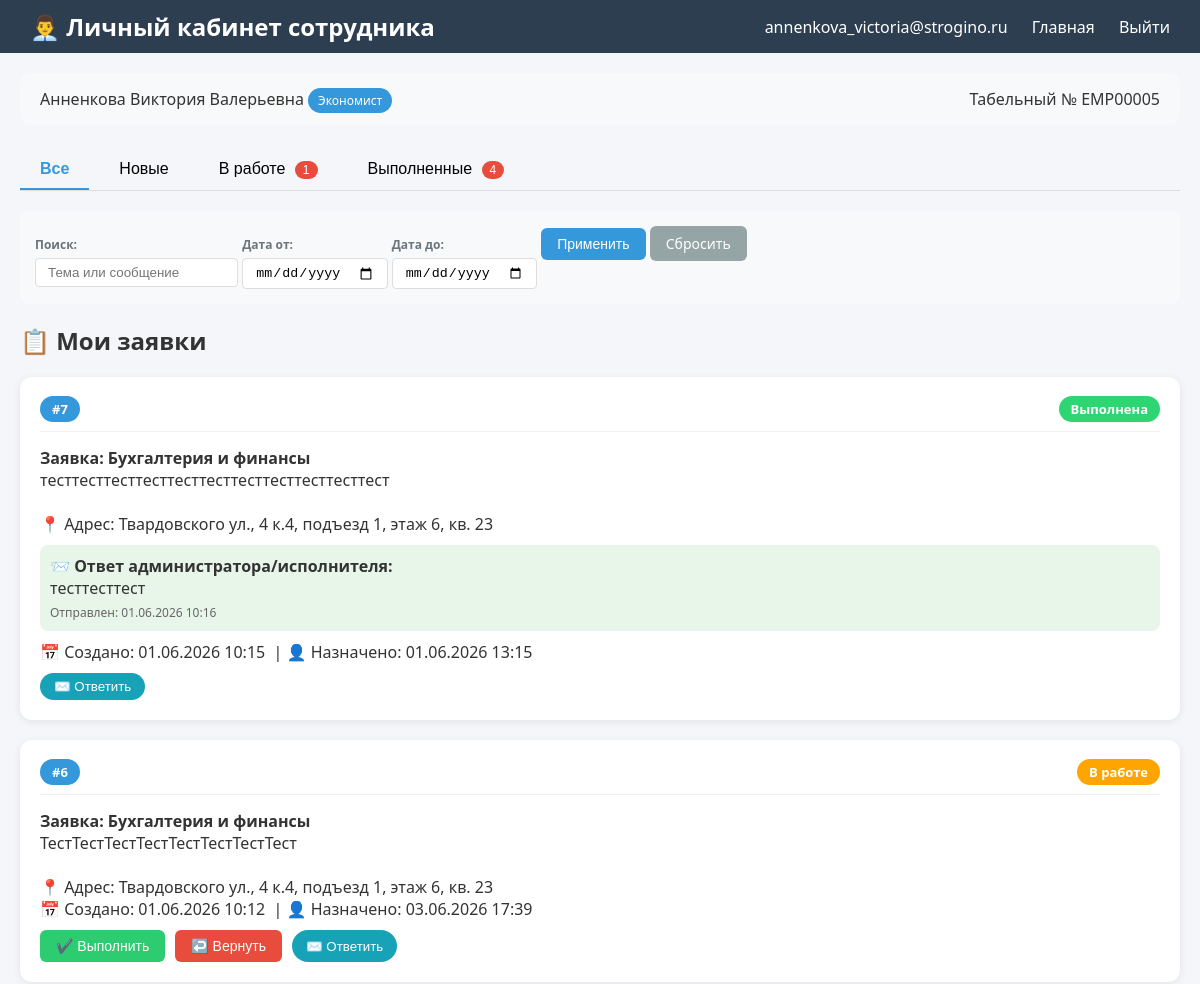
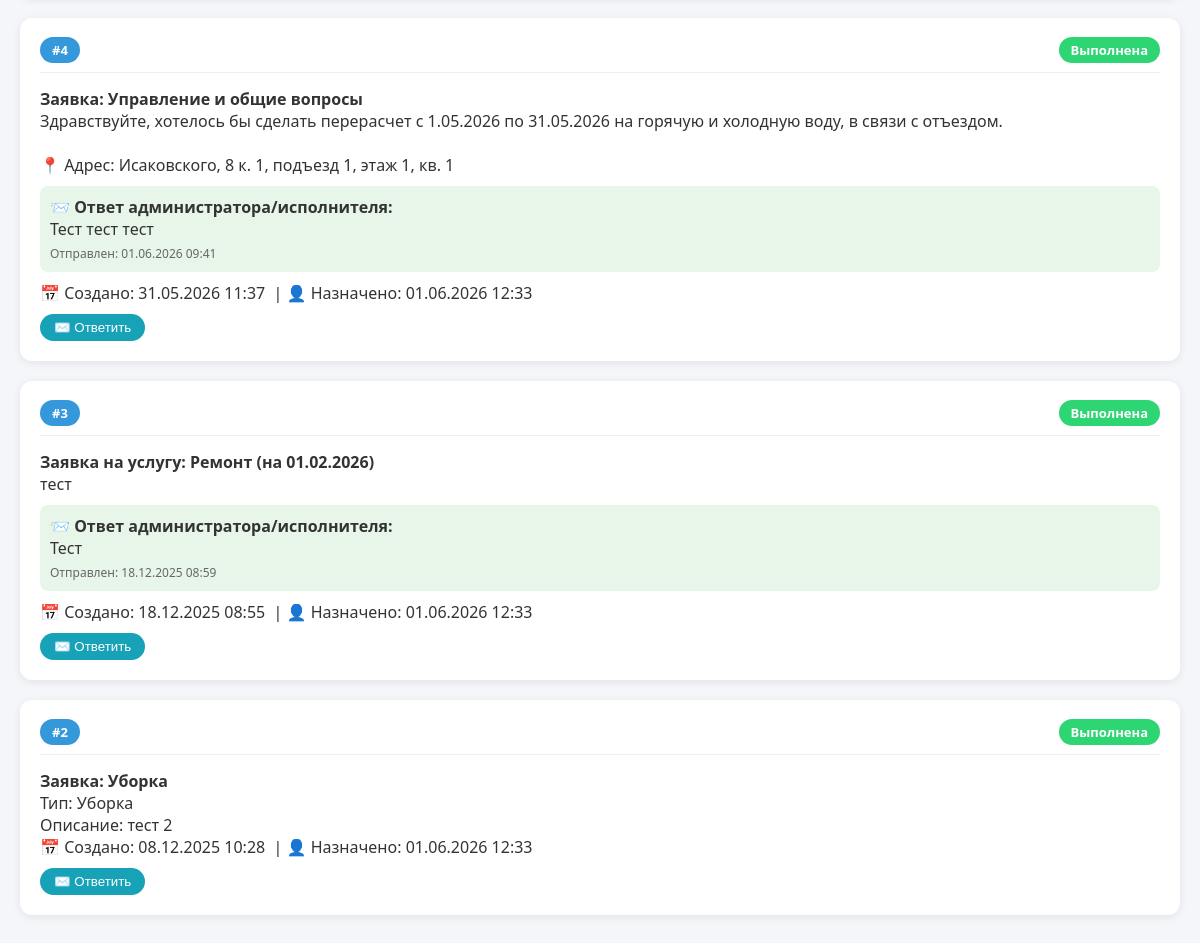
/employee.php (signed in), run on the app's committed database (2 pictures, top to bottom).
### tables this page shows
CREATE TABLE `user_profiles` (
  `id` int(11) NOT NULL,
  `user_id` int(11) NOT NULL,
  `last_name` varchar(100) DEFAULT NULL,
  `first_name` varchar(100) DEFAULT NULL,
  `middle_name` varchar(100) DEFAULT NULL,
  `birth_date` date DEFAULT NULL,
  `address` text,
  `phone` varchar(20) DEFAULT NULL,
  `employee_id` varchar(50) DEFAULT NULL COMMENT 'Табельный номер',
  `position` varchar(100) DEFAULT NULL COMMENT 'Должность',
  `department` varchar(100) DEFAULT NULL COMMENT 'Отдел',
  `work_type` enum('office','field','both') NOT NULL DEFAULT 'field',
  `created_at` timestamp NOT NULL DEFAULT CURRENT_TIMESTAMP,
  `updated_at` timestamp NOT NULL DEFAULT CURRENT_TIMESTAMP ON UPDATE CURRENT_TIMESTAMP
);

CREATE TABLE `message` (
  `id` int(11) NOT NULL,
  `user_name` varchar(100) NOT NULL,
  `user_email` varchar(100) NOT NULL,
  `first_name` varchar(100) DEFAULT NULL,
  `last_name` varchar(100) DEFAULT NULL,
  `middle_name` varchar(100) DEFAULT NULL,
  `phone` varchar(50) DEFAULT NULL,
  `address` text,
  `subject` varchar(200) NOT NULL,
  `message` text NOT NULL,
  `created_at` timestamp NOT NULL DEFAULT CURRENT_TIMESTAMP,
  `is_read` tinyint(1) DEFAULT '0',
  `ip_address` varchar(45) DEFAULT NULL,
  `user_agent` text,
  `admin_response` text,
  `responded_at` timestamp NULL DEFAULT NULL,
  `responded_by` int(11) DEFAULT NULL,
  `assigned_to` int(11) DEFAULT NULL,
  `assigned_at` datetime DEFAULT NULL,
  `assign_comment` text,
  `category_id` int(11) DEFAULT NULL,
  `work_address` text,
  `preferred_date` date DEFAULT NULL,
  `preferred_time` time DEFAULT NULL,
  `status` varchar(50) NOT NULL DEFAULT 'новая',
  `urgency` enum('normal','high','emergency') DEFAULT 'normal',
  `volume` enum('small','medium','large') DEFAULT 'medium',
  `floor` int(3) DEFAULT NULL,
  `has_elevator` tinyint(1) DEFAULT '1',
  `materials_needed` tinyint(1) DEFAULT '0',
  `estimated_hours` decimal(5,2) DEFAULT NULL
);

### employee.php (the view, shortened to what this page needs)
<?php
require_once 'includes/config.php';
$user_id = $_SESSION['user_id'];
$user_role = $_SESSION['user_role'];
try {
    $stmt = $pdo->prepare("SELECT first_name, last_name, middle_name, position, employee_id FROM user_profiles WHERE user_id = ?");
    $stmt->execute([$user_id]);
    $employee = $stmt->fetch();
} catch (PDOException $e) {
    $employee = null;
}
$status_tab = $_GET['status_tab'] ?? 'all';
$search = trim($_GET['search'] ?? '');
$date_from = $_GET['date_from'] ?? '';
$date_to = $_GET['date_to'] ?? '';
if ($user_role === 'admin') {
    $sql = "SELECT m.*, CONCAT(up.last_name, ' ', up.first_name) as executor_name
            FROM message m
            LEFT JOIN users u ON m.assigned_to = u.id
            LEFT JOIN user_profiles up ON u.id = up.user_id
            WHERE m.assigned_to IS NOT NULL AND m.assigned_to != 0";
} else {
    $sql = "SELECT m.*, CONCAT(up.last_name, ' ', up.first_name) as executor_name
            FROM message m
            LEFT JOIN users u ON m.assigned_to = u.id
            LEFT JOIN user_profiles up ON u.id = up.user_id
            WHERE m.assigned_to = ?";
}
$params = [];
if ($user_role !== 'admin') {
    $params[] = $user_id;
}
$sql .= " ORDER BY m.created_at DESC";
$stmt = $pdo->prepare($sql);
$stmt->execute($params);
$requests = $stmt->fetchAll();
$stats = [];
$statsSql = "SELECT status, COUNT(*) as cnt FROM message WHERE assigned_to = ? GROUP BY status";
$statsStmt = $pdo->prepare($statsSql);
$statsStmt->execute([$user_id]);
foreach ($statsStmt->fetchAll() as $row) {
    $stats[$row['status']] = $row['cnt'];
}
?>
<!DOCTYPE html>
<html lang="ru">
<head>
    <link rel="stylesheet" href="css/admin.css">
</head>
<body>
<header>
    <div class="admin-nav">
        <h1>👨‍💼 Личный кабинет сотрудника</h1>
        <div>
            <span><?= htmlspecialchars($_SESSION['user_email']) ?></span>
            <a href="index.php">Главная</a>
            <a href="includes/logout.php">Выйти</a>
        </div>
    </div>
</header>
<div class="admin-container">
    <div class="employee-info">
        <div>
            <span class="employee-name">
                <?php
                if ($employee && ($employee['last_name'] || $employee['first_name'])) {
                    echo htmlspecialchars($employee['last_name'] . ' ' . $employee['first_name'] . ' ' . $employee['middle_name']);
                } else {
                    echo htmlspecialchars($_SESSION['user_email']);
                }
                ?>
            </span>
            <?php if ($employee && $employee['position']): ?>
                <span class="badge"><?= htmlspecialchars($employee['position']) ?></span>
            <?php endif; ?>
        </div>
        <div>
            <?php if ($employee && $employee['employee_id']): ?>
                Табельный № <?= htmlspecialchars($employee['employee_id']) ?>
            <?php endif; ?>
        </div>
    </div>
    <div class="tabs">
        <button class="tab-button <?= $status_tab == 'all' ? 'active' : '' ?>" onclick="setTab('all')">Все</button>
        <button class="tab-button <?= $status_tab == 'new' ? 'active' : '' ?>" onclick="setTab('new')">
            Новые <?= isset($stats['новая']) ? "<span class='badge-count'>{$stats['новая']}</span>" : '' ?>
        </button>
        <button class="tab-button <?= $status_tab == 'work' ? 'active' : '' ?>" onclick="setTab('work')">
            В работе <?= isset($stats['в работе']) ? "<span class='badge-count'>{$stats['в работе']}</span>" : '' ?>
        </button>
        <button class="tab-button <?= $status_tab == 'completed' ? 'active' : '' ?>" onclick="setTab('completed')">
            Выполненные <?= isset($stats['выполнена']) ? "<span class='badge-count'>{$stats['выполнена']}</span>" : '' ?>
        </button>
    </div>
    <div class="filter-bar">
        <form method="GET" id="filterForm">
            <div class="filter-group">
                <label>Поиск:</label>
                <input type="text" name="search" value="<?= htmlspecialchars($search) ?>" placeholder="Тема или сообщение">
            </div>
            <div class="filter-group">
                <label>Дата от:</label>
                <input type="date" name="date_from" value="<?= htmlspecialchars($date_from) ?>">
            </div>
            <div class="filter-group">
                <label>Дата до:</label>
                <input type="date" name="date_to" value="<?= htmlspecialchars($date_to) ?>">
            </div>
            <button type="submit" class="btn btn-primary">Применить</button>
            <a href="?status_tab=<?= urlencode($status_tab) ?>" class="btn btn-secondary">Сбросить</a>
        </form>
    </div>
    <h2>📋 Мои заявки</h2>
    <?php if (empty($requests)): ?>
        <div class="empty-state">
            <div class="empty-icon">📭</div>
            <h3>Нет заявок</h3>
            <p>В этом разделе пока нет заявок</p>
        </div>
    <?php else: ?>
        <?php foreach ($requests as $req): ?>
            <?php
            $status_class = '';
            switch ($req['status']) {
                case 'в работе': $status_class = 'status-progress'; $status_text = 'В работе'; break;
                case 'выполнена': $status_class = 'status-completed'; $status_text = 'Выполнена'; break;
            }
            ?>
            <div class="request-card">
                <div class="request-header">
                    <div>
                        <span class="request-id">#<?= $req['id'] ?></span>
                    </div>
                    <div>
                        <span class="request-status <?= $status_class ?>"><?= $status_text ?></span>
                    </div>
                </div>
                <div class="request-subject">
                    <strong><?= htmlspecialchars($req['subject']) ?></strong>
                </div>
                <div class="request-message">
                    <?= nl2br(htmlspecialchars($req['message'])) ?>
                </div>
                <?php if (!empty($req['admin_response'])): ?>
                    <div style="background: #e8f5e9; padding: 10px; border-radius: 8px; margin: 10px 0;">
                        <strong>📨 Ответ администратора/исполнителя:</strong><br>
                        <?= nl2br(htmlspecialchars($req['admin_response'])) ?>
                        <?php if ($req['responded_at']): ?>
                            <div style="font-size: 12px; color: #666; margin-top: 5px;">Отправлен: <?= date('d.m.Y H:i', strtotime($req['responded_at'])) ?></div>
                        <?php endif; ?>
                    </div>
                <?php endif; ?>
                <div class="request-meta">
                    📅 Создано: <?= date('d.m.Y H:i', strtotime($req['created_at'])) ?>
                    <?php if ($req['assigned_at']): ?>
                        &nbsp;|&nbsp;👤 Назначено: <?= date('d.m.Y H:i', strtotime($req['assigned_at'])) ?>
                    <?php endif; ?>
                </div>
                <?php if (in_array($user_role, ['executor', 'dispatcher'])): ?>
                    <div class="btn-group">
                        <?php if ($req['status'] == 'в работе'): ?>
                            <form action="includes/update_employee_request.php" method="POST" style="display:inline;">
                                <button type="submit" class="btn btn-success">✔️ Выполнить</button>
                            </form>
                        <?php endif; ?>
                        <?php if ($req['status'] != 'выполнена'): ?>
                            <form action="includes/update_employee_request.php" method="POST" style="display:inline;">
                                <button type="submit" class="btn btn-danger" onclick="return confirm('Вернуть заявку? Она будет отправлена администратору для переназначения.')">↩️ Вернуть</button>
                            </form>
                        <?php endif; ?>
                        <button class="btn-reply" onclick="openReplyModal(<?= $req['id'] ?>, '<?= addslashes(htmlspecialchars($req['subject'])) ?>')">✉️ Ответить</button>
                    </div>
                <?php endif; ?>
            </div>
        <?php endforeach; ?>
    <?php endif; ?>
</div>
</body>
</html>

### css/admin.css (style rules this page uses)
* { box-sizing: border-box; }
body { font-family: 'Segoe UI', Tahoma, Geneva, Verdana, sans-serif; background: #f4f6f9; margin: 0; padding: 0; color: #333; }
.admin-container { max-width: 1400px; margin: 0 auto; padding: 20px; }
.admin-nav { display: flex; justify-content: space-between; align-items: center; background: #2c3e50; color: white; padding: 10px 30px; flex-wrap: wrap; }
.admin-nav h1 { margin: 0; font-size: 1.5rem; }
.admin-nav a { color: white; text-decoration: none; margin-left: 20px; transition: opacity 0.2s; }
.btn { display: inline-block; padding: 8px 16px; border-radius: 6px; border: none; cursor: pointer; font-size: 14px; font-weight: 500; text-decoration: none; transition: background 0.2s, opacity 0.2s; }
.btn-primary { background: #3498db; color: white; }
.btn-success { background: #2ecc71; color: white; }
.btn-danger { background: #e74c3c; color: white; }
.btn-secondary { background: #95a5a6; color: white; }
.status-progress { background: #ffa502; color: white; }
.status-completed { background: #2ed573; color: white; }
.filter-bar { background: #f8f9fa; padding: 15px; border-radius: 8px; margin-bottom: 20px; display: flex; flex-wrap: wrap; gap: 15px; align-items: flex-end; }
.filter-group { display: inline-flex; flex-direction: column; gap: 5px; }
.filter-group label { font-size: 12px; font-weight: 600; color: #6c757d; }
.filter-group select, .filter-group input { padding: 6px 12px; border: 1px solid #ddd; border-radius: 4px; }

### employee.php (style rules this page uses)
.filter-bar { background: #f8f9fa; padding: 15px; border-radius: 8px; margin-bottom: 20px; display: flex; flex-wrap: wrap; gap: 15px; align-items: flex-end; }
.filter-group { display: inline-flex; flex-direction: column; gap: 5px; }
.filter-group label { font-size: 12px; font-weight: 600; color: #6c757d; }
.tabs { display: flex; gap: 10px; margin-bottom: 20px; border-bottom: 1px solid #ddd; }
.tab-button { background: none; border: none; padding: 10px 20px; cursor: pointer; font-size: 16px; border-bottom: 2px solid transparent; }
.tab-button.active { border-bottom-color: #3498db; color: #3498db; font-weight: bold; }
.badge-count { background: #e74c3c; color: white; border-radius: 20px; padding: 2px 8px; font-size: 12px; margin-left: 5px; }
.request-card { background: #fff; border-radius: 12px; box-shadow: 0 2px 8px rgba(0,0,0,0.08); margin-bottom: 20px; padding: 20px; }
.request-header { display: flex; justify-content: space-between; align-items: center; flex-wrap: wrap; border-bottom: 1px solid #ecf0f1; padding-bottom: 12px; margin-bottom: 15px; }
.request-id { background: #3498db; color: white; padding: 4px 12px; border-radius: 20px; font-size: 13px; font-weight: bold; }
.request-status { padding: 4px 12px; border-radius: 20px; font-size: 13px; font-weight: bold; }
.status-progress { background: #ffa502; color: white; }
.status-completed { background: #2ed573; color: white; }
.btn-group { display: flex; gap: 10px; margin-top: 10px; flex-wrap: wrap; }
.btn-reply { background: #17a2b8; color: white; border: none; padding: 6px 14px; border-radius: 30px; cursor: pointer; }
.employee-info { background: #f8f9fa; border-radius: 12px; padding: 15px 20px; margin-bottom: 25px; display: flex; justify-content: space-between; flex-wrap: wrap; }
.badge { background: #3498db; color: white; padding: 4px 10px; border-radius: 30px; font-size: 12px; }

### data on the page
user_profiles: last_name+first_name+middle_name "Анненкова Виктория Валерьевна", position "Экономист", employee "EMP00005"
message: id "7", status "Выполнена", subject "Заявка: Бухгалтерия и финансы", message "тесттесттесттесттесттесттесттесттесттесттест 📍 Адрес: Твардовского ул., 4 к.4, подъезд 1, этаж 6, кв. 23", admin_response "тесттесттест", responded_at "01.06.2026 10:16", created_at "01.06.2026 10:15", assigned_at "01.06.2026 13:15"
message: id "6", status "В работе", subject "Заявка: Бухгалтерия и финансы", message "ТестТестТестТестТестТестТестТест 📍 Адрес: Твардовского ул., 4 к.4, подъезд 1, этаж 6, кв. 23", created_at "01.06.2026 10:12", assigned_at "03.06.2026 17:39"
message: id "4", status "Выполнена", subject "Заявка: Управление и общие вопросы", message "Здравствуйте, хотелось бы сделать перерасчет с 1.05.2026 по 31.05.2026 на горячую и холодную воду, в связи с отъездом. 📍 Адрес: Исаковского, 8 к. 1, подъезд 1, этаж 1, кв. 1", admin_response "Тест тест тест", responded_at "01.06.2026 09:41", created_at "31.05.2026 11:37", assigned_at "01.06.2026 12:33"
message: id "3", status "Выполнена", subject "Заявка на услугу: Ремонт (на 01.02.2026)", message "тест", admin_response "Тест", responded_at "18.12.2025 08:59", created_at "18.12.2025 08:55", assigned_at "01.06.2026 12:33"
message: id "2", status "Выполнена", subject "Заявка: Уборка", message "Тип: Уборка Описание: тест 2", created_at "08.12.2025 10:28", assigned_at "01.06.2026 12:33"

### other printed values
$_SESSION['user_email'] "annenkova_victoria@strogino.ru"
$stats['в работе'] "1"
$stats['выполнена'] "4"
